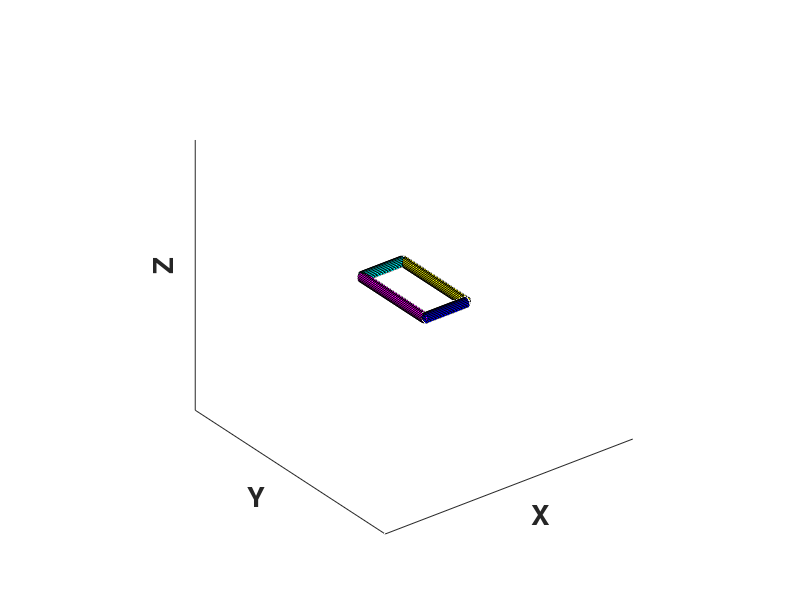

Recreate this plot in MATLAB. (Note: this script raises an error after producing the figure.)
%% 3d visualization
figure;
ax = axes('XLim',[-1.5 1.5],'YLim',[-1.5 1.5],'ZLim',[-1.5 1.5]);
set(gca,'XTick',[],'YTick',[], 'zTick',[])
view(3); grid on; axis equal; hold on
xlabel('X','FontSize',20,'FontWeight','bold'); ylabel('Y','FontSize',20,'FontWeight','bold'); zlabel('Z','FontSize',20,'FontWeight','bold');

% create the surface
len = 1;
wid = 0.5;
[X, Y, Z] = cylinder([.05 .05]);
h(1) = surface(wid*Z-wid/2, X-len/2, Y, 'FaceColor','blue');
h(2) = surface(-wid*Z+wid/2, X+len/2, Y,'FaceColor','cyan');
h(3) = surface(Y-wid/2, len*Z-len/2, X, 'FaceColor','magenta');
h(4) = surface(Y+wid/2, -len*Z+len/2, X, 'FaceColor','yellow');

% create hgtransform object
t = hgtransform('Parent',ax);
set(h,'Parent',t)
set(gcf,'Renderer','opengl')
drawnow
Rz = eye(4);
Sxy = Rz;

for ii = 1:floor(nsteps/10)
    % Z-axis rotation matrix 
    
    Rz = makehgtform('zrotate',posterior_euler(ii*10,1));
    Ry = makehgtform('yrotate',posterior_euler(ii*10,2));
    Rx = makehgtform('xrotate',posterior_euler(ii*10,3));

    % set the hgtransform Matrix property
    set(t,'Matrix',Rx*Ry*Rz)
    drawnow
    
    % frames
    frames(ii) = getframe(gcf);
    pause(0.01);
end

% save video
video = VideoWriter('mekf_accel_gyro_mag','MPEG-4');
video.FrameRate = 10;
open(video)
writeVideo(video,frames);
close(video)